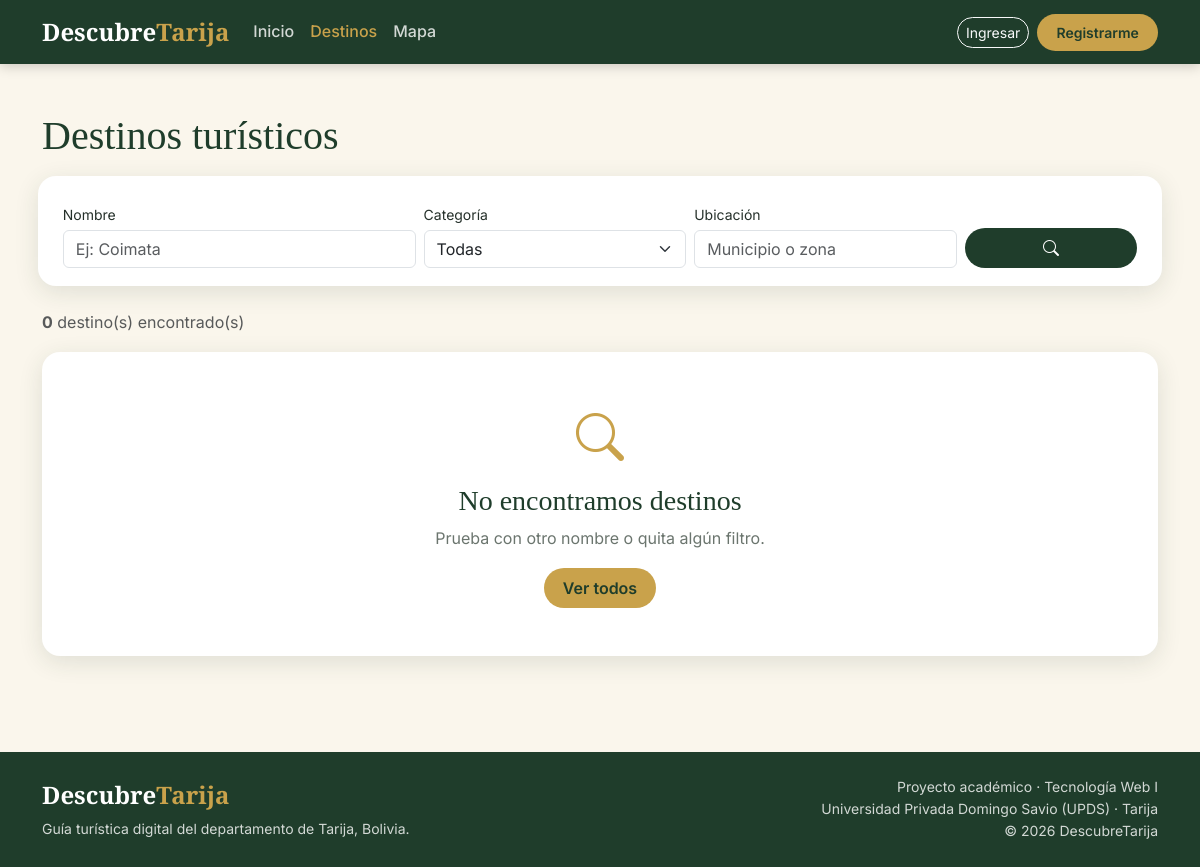
/destinos.php, run on an earlier commit of the app's database.
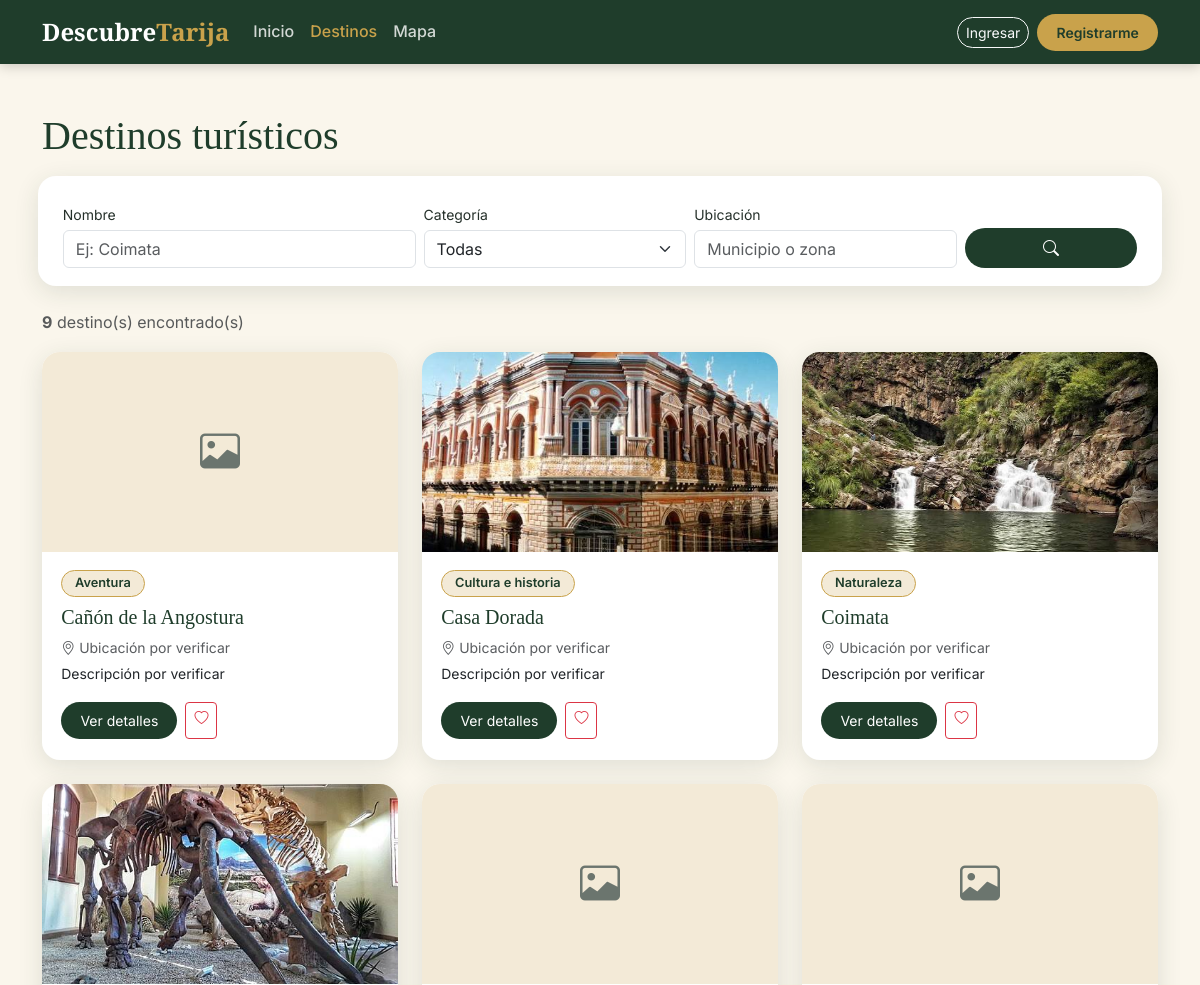
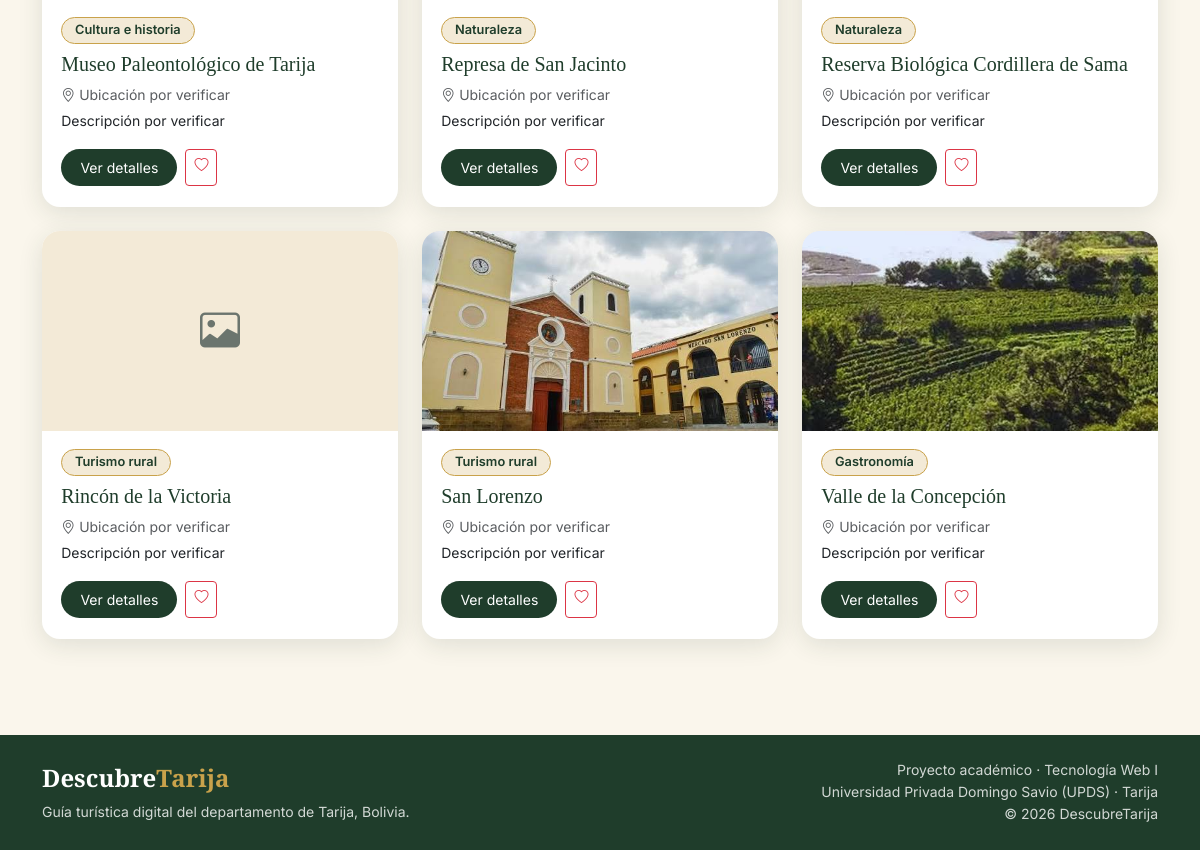
And on a later commit of the database (2 pictures, top to bottom).
### tables this page shows
CREATE TABLE destinos (
  id INT AUTO_INCREMENT PRIMARY KEY,
  nombre VARCHAR(80) NOT NULL UNIQUE,
  descripcion TEXT NULL,
  ubicacion VARCHAR(100) NULL,
  latitud DECIMAL(9,6) NULL,
  longitud DECIMAL(9,6) NULL,
  categoria_id INT NULL,
  destacado BOOLEAN NOT NULL DEFAULT FALSE,
  verificado BOOLEAN NOT NULL DEFAULT FALSE,
  CONSTRAINT fk_destino_categoria
    FOREIGN KEY (categoria_id) REFERENCES categorias(id)
);

CREATE TABLE categorias (
  id INT AUTO_INCREMENT PRIMARY KEY,
  nombre VARCHAR(40) NOT NULL UNIQUE,
  descripcion VARCHAR(200) NULL
);

### www/includes/funciones.php (called while the page is built, shortened)
<?php
function e($texto): string
{
    return htmlspecialchars((string) $texto, ENT_QUOTES, 'UTF-8');
}
function esta_logueado(): bool
{
    return isset($_SESSION['usuario']);
}
function usuario_actual(): ?array
{
    return $_SESSION['usuario'] ?? null;
}
function nav_activo(string $pagina, string $activo): string
{
    return $pagina === $activo ? ' active' : '';
}
function dato($texto, string $vacio = 'Por verificar'): string
{
    $texto = trim((string) $texto);
    return ($texto === '' || strcasecmp($texto, 'POR VERIFICAR') === 0) ? $vacio : $texto;
}
function foto_url(?string $ruta): ?string
{
    if (!$ruta || str_contains($ruta, '..')) {
        return null;
    }
    $ruta = ltrim($ruta, '/');
    return is_file(__DIR__ . '/../' . $ruta) ? '/' . $ruta : null;
}

### www/includes/tarjeta_destino.php (the view)
<?php
$foto   = foto_url($d['foto'] ?? null);
$es_fav = in_array((int) $d['id'], favoritos_ids($pdo), true);
?>
<div class="col-12 col-md-6 col-lg-4">
  <div class="card tarjeta-destino">
    <?php if ($foto): ?>
      <div class="foto" style="background-image:url('<?= e($foto) ?>')" role="img" aria-label="<?= e($d['nombre']) ?>"></div>
    <?php else: ?>
      <div class="foto"><i class="bi bi-image fs-1"></i></div>
    <?php endif; ?>
    <div class="card-body d-flex flex-column">
      <div><span class="chip-categoria"><?= e($d['categoria'] ?? 'Sin categoría') ?></span></div>
      <h3 class="card-title mt-2"><?= e($d['nombre']) ?></h3>
      <p class="small text-muted mb-1">
        <i class="bi bi-geo-alt"></i> <?= e(dato($d['ubicacion'], 'Ubicación por verificar')) ?>
      </p>
      <p class="small"><?= e(mb_strimwidth(dato($d['descripcion'], 'Descripción por verificar'), 0, 110, '…')) ?></p>
      <div class="mt-auto d-flex gap-2">
        <a href="/detalle.php?id=<?= (int) $d['id'] ?>" class="btn btn-verde btn-sm">Ver detalles</a>
        <?php if (esta_logueado()): ?>
          <form method="post" action="/favorito.php" class="d-inline">
            <?= csrf_campo() ?>
            <input type="hidden" name="destino_id" value="<?= (int) $d['id'] ?>">
            <input type="hidden" name="accion" value="<?= $es_fav ? 'quitar' : 'agregar' ?>">
            <input type="hidden" name="volver" value="<?= e($_SERVER['REQUEST_URI'] ?? '/destinos.php') ?>">
            <button type="submit" class="btn btn-sm <?= $es_fav ? 'btn-danger' : 'btn-outline-danger' ?>"
                    title="<?= $es_fav ? 'Quitar de favoritos' : 'Guardar en favoritos' ?>"
                    aria-label="<?= $es_fav ? 'Quitar de favoritos' : 'Guardar en favoritos' ?>">
              <i class="bi <?= $es_fav ? 'bi-heart-fill' : 'bi-heart' ?>"></i>
            </button>
          </form>
        <?php else: ?>
          <a class="btn btn-outline-danger btn-sm" href="/login.php"
             title="Inicia sesión para guardar favoritos" aria-label="Inicia sesión para guardar favoritos">
            <i class="bi bi-heart"></i>
          </a>
        <?php endif; ?>
      </div>
    </div>
  </div>
</div>

### www/includes/header.php (shortened to what this page needs)
<?php
require_once __DIR__ . '/funciones.php';
$activo  = $activo  ?? '';
$usuario = usuario_actual();
?>
<!DOCTYPE html>
<html lang="es">
<head>
  <link href="https://cdn.jsdelivr.net/npm/bootstrap@5.3.3/dist/css/bootstrap.min.css" rel="stylesheet">
  <link href="https://cdn.jsdelivr.net/npm/bootstrap-icons@1.11.3/font/bootstrap-icons.min.css" rel="stylesheet">
  <link href="/assets/css/tarija.css" rel="stylesheet">
</head>
<body>
<nav class="navbar navbar-expand-lg navbar-tarija sticky-top">
  <div class="container">
    <a class="navbar-brand logo" href="/index.php">Descubre<span>Tarija</span></a>
    <div class="collapse navbar-collapse" id="menuPrincipal">
      <ul class="navbar-nav me-auto mb-2 mb-lg-0">
        <li class="nav-item"><a class="nav-link<?= nav_activo('inicio', $activo) ?>" href="/index.php">Inicio</a></li>
        <li class="nav-item"><a class="nav-link<?= nav_activo('destinos', $activo) ?>" href="/destinos.php">Destinos</a></li>
        <li class="nav-item"><a class="nav-link<?= nav_activo('mapa', $activo) ?>" href="/mapa.php">Mapa</a></li>
      </ul>
      <div class="d-flex align-items-center gap-2">
        <?php if ($usuario): ?>
          <span class="text-white-50 small"><i class="bi bi-person-circle"></i> <?= e($usuario['nombre']) ?></span>
<form method="post" action="/logout.php" class="d-inline">
            <?= csrf_campo() ?>
            <button class="btn btn-sm btn-outline-light" type="submit">Salir</button>
          </form>        <?php else: ?>
          <a class="btn btn-sm btn-outline-light" href="/login.php">Ingresar</a>
          <a class="btn btn-sm btn-dorado" href="/registro.php">Registrarme</a>
        <?php endif; ?>
      </div>
    </div>
  </div>
</nav>
<main>

### www/destinos.php (shortened to what this page needs)
<?php
require __DIR__ . '/includes/conexion.php';
require_once __DIR__ . '/includes/funciones.php';
$activo = 'destinos';
$q    = trim($_GET['q']    ?? '');
$ubic = trim($_GET['ubic'] ?? '');
$donde  = [];
$params = [];
$sql = SQL_DESTINOS . ($donde ? ' WHERE ' . implode(' AND ', $donde) : '') . ' ORDER BY d.nombre';
$consulta = $pdo->prepare($sql);
$consulta->execute($params);
$destinos = $consulta->fetchAll();
require __DIR__ . '/includes/header.php';
?>
<div class="container py-5">
  <h1 class="mb-4">Destinos turísticos</h1>
  <form class="filtros row g-2 align-items-end mb-4" method="get" action="/destinos.php">
    <div class="col-12 col-md-4">
      <label class="form-label small mb-1" for="q">Nombre</label>
      <input id="q" type="search" name="q" class="form-control" value="<?= e($q) ?>" placeholder="Ej: Coimata">
    </div>
    <div class="col-12 col-md-3">
      <label class="form-label small mb-1" for="cat">Categoría</label>
      <select id="cat" name="cat" class="form-select">
        <option value="0">Todas</option>
      </select>
    </div>
    <div class="col-12 col-md-3">
      <label class="form-label small mb-1" for="ubic">Ubicación</label>
      <input id="ubic" type="text" name="ubic" class="form-control" value="<?= e($ubic) ?>" placeholder="Municipio o zona">
    </div>
    <div class="col-12 col-md-2 d-flex gap-2">
      <button class="btn btn-verde flex-grow-1" type="submit"><i class="bi bi-search"></i></button>
    </div>
  </form>
  <p class="text-muted"><b><?= count($destinos) ?></b> destino(s) encontrado(s)</p>
  <?php if ($destinos): ?>
    <div class="row g-4">
      <?php foreach ($destinos as $d): ?>
        <?php require __DIR__ . '/includes/tarjeta_destino.php'; ?>
      <?php endforeach; ?>
    </div>
  <?php else: ?>
    <div class="vacio">
      <i class="bi bi-search"></i>
      <h3 class="mt-2">No encontramos destinos</h3>
      <p>Prueba con otro nombre o quita algún filtro.</p>
      <a class="btn btn-dorado" href="/destinos.php">Ver todos</a>
    </div>
  <?php endif; ?>
</div>
<?php require __DIR__ . '/includes/footer.php'; ?>

### www/includes/footer.php (shortened to what this page needs)
</main>
<footer class="footer-tarija mt-5">
  <div class="container py-4">
    <div class="row gy-3">
      <div class="col-md-6">
        <div class="logo mb-1">Descubre<span>Tarija</span></div>
        <p class="small mb-0">Guía turística digital del departamento de Tarija, Bolivia.</p>
      </div>
      <div class="col-md-6 text-md-end small">
        Proyecto académico · Tecnología Web I<br>
        Universidad Privada Domingo Savio (UPDS) · Tarija<br>
        &copy; <?= date('Y') ?> DescubreTarija
      </div>
    </div>
  </div>
</footer>
</body>
</html>

### www/assets/css/tarija.css (style rules this page uses)
:root { --verde: #1f3d2b; --verde-medio: #2f5d44; --beige: #f3ead7; --beige-claro: #faf6ec; --dorado: #c9a24b; --dorado-oscuro: #a9852f; --blanco: #ffffff; --texto: #25302a; --gris: #6b756e; --radio: 18px; --sombra: 0 6px 24px rgba(31, 61, 43, .12); }
body { font-family: 'Inter', system-ui, -apple-system, "Segoe UI", sans-serif; color: var(--texto); background: var(--beige-claro); line-height: 1.6; }
h1, h2, h3, h4, .logo { font-family: 'Playfair Display', Georgia, serif; }
h1, h2, h3 { color: var(--verde); }
a { color: var(--verde-medio); }
.logo { font-size: 1.5rem; font-weight: 700; color: var(--blanco); text-decoration: none; }
.logo span { color: var(--dorado); }
.navbar-tarija { background: var(--verde); box-shadow: 0 2px 12px rgba(0, 0, 0, .2); }
.navbar-tarija .nav-link { color: rgba(255, 255, 255, .8); font-weight: 500; transition: color .2s; }
.navbar-tarija .nav-link:hover, .navbar-tarija .nav-link.active { color: var(--dorado); }
.btn-dorado { background: var(--dorado); color: var(--verde); font-weight: 600; border: 0; border-radius: 999px; padding: .5rem 1.2rem; transition: transform .2s, background .2s; }
.btn-verde { background: var(--verde); color: var(--blanco); border: 0; border-radius: 999px; padding: .5rem 1.2rem; transition: transform .2s, background .2s; }
.btn-outline-light { border-radius: 999px; }
.tarjeta-destino { background: var(--blanco); border: 0; border-radius: var(--radio); overflow: hidden; box-shadow: var(--sombra); transition: transform .25s, box-shadow .25s; height: 100%; }
.tarjeta-destino .foto { height: 200px; background: var(--beige) center / cover no-repeat; display: flex; align-items: center; justify-content: center; color: var(--gris); }
.tarjeta-destino .card-body { padding: 1.1rem 1.2rem 1.3rem; }
.tarjeta-destino .card-title { font-size: 1.25rem; color: var(--verde); }
.chip-categoria { display: inline-block; background: var(--beige); color: var(--verde); border: 1px solid var(--dorado); border-radius: 999px; padding: .15rem .8rem; font-size: .8rem; font-weight: 600; text-decoration: none; }
.footer-tarija { background: var(--verde); color: rgba(255, 255, 255, .8); }
.filtros { background: var(--blanco); border-radius: var(--radio); box-shadow: var(--sombra); padding: 1.1rem 1.3rem; }
.vacio { text-align: center; padding: 3rem 1rem; background: var(--blanco); border-radius: var(--radio); box-shadow: var(--sombra); color: var(--gris); }
.vacio i { font-size: 3rem; color: var(--dorado); }

What changed in the data, as far as the page shows it:
added destinos: categoria.nombre "Aventura", nombre "Cañón de la Angostura", ubicacion "Ubicación por verificar", descripcion+ubicacion "Descripción por verificar"
added destinos: shows a picture, categoria.nombre "Cultura e historia", nombre "Casa Dorada", ubicacion "Ubicación por verificar", descripcion+ubicacion "Descripción por verificar"
added destinos: shows a picture, categoria.nombre "Naturaleza", nombre "Coimata", ubicacion "Ubicación por verificar", descripcion+ubicacion "Descripción por verificar"
added destinos: shows a picture, categoria.nombre "Cultura e historia", nombre "Museo Paleontológico de Tarija", ubicacion "Ubicación por verificar", descripcion+ubicacion "Descripción por verificar"
added destinos: categoria.nombre "Naturaleza", nombre "Represa de San Jacinto", ubicacion "Ubicación por verificar", descripcion+ubicacion "Descripción por verificar"
added destinos: categoria.nombre "Naturaleza", nombre "Reserva Biológica Cordillera de Sama", ubicacion "Ubicación por verificar", descripcion+ubicacion "Descripción por verificar"
added destinos: categoria.nombre "Turismo rural", nombre "Rincón de la Victoria", ubicacion "Ubicación por verificar", descripcion+ubicacion "Descripción por verificar"
added destinos: shows a picture, categoria.nombre "Turismo rural", nombre "San Lorenzo", ubicacion "Ubicación por verificar", descripcion+ubicacion "Descripción por verificar"
added destinos: shows a picture, categoria.nombre "Gastronomía", nombre "Valle de la Concepción", ubicacion "Ubicación por verificar", descripcion+ubicacion "Descripción por verificar"
Also different on the page:
count($destinos): "0" → "9"
text no longer shown: "No encontramos destinos Prueba con otro nombre o quita algún filtro. Ver todos"
